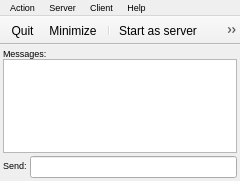
<?xml version="1.0" encoding="UTF-8"?>
<ui version="4.0">
 <class>NetC_window</class>
 <widget class="QMainWindow" name="NetC_window">
  <property name="geometry">
   <rect>
    <x>0</x>
    <y>0</y>
    <width>240</width>
    <height>181</height>
   </rect>
  </property>
  <property name="sizePolicy">
   <sizepolicy hsizetype="Expanding" vsizetype="Expanding">
    <horstretch>0</horstretch>
    <verstretch>0</verstretch>
   </sizepolicy>
  </property>
  <property name="windowTitle">
   <string>NetC</string>
  </property>
  <property name="windowIcon">
   <iconset resource="resource.qrc">
    <normaloff>:/icons/icons/NetC.ico</normaloff>:/icons/icons/NetC.ico</iconset>
  </property>
  <widget class="QWidget" name="centralwidget">
   <layout class="QGridLayout" name="gridLayout">
    <property name="leftMargin">
     <number>3</number>
    </property>
    <property name="topMargin">
     <number>3</number>
    </property>
    <property name="rightMargin">
     <number>3</number>
    </property>
    <property name="bottomMargin">
     <number>3</number>
    </property>
    <property name="spacing">
     <number>3</number>
    </property>
    <item row="0" column="0">
     <layout class="QVBoxLayout" name="verticalLayout_2">
      <property name="spacing">
       <number>0</number>
      </property>
      <item>
       <widget class="QLabel" name="l_messaggi">
        <property name="font">
         <font>
          <pointsize>7</pointsize>
         </font>
        </property>
        <property name="text">
         <string>Messages:</string>
        </property>
        <property name="buddy">
         <cstring>o_messaggi</cstring>
        </property>
       </widget>
      </item>
      <item>
       <widget class="QPlainTextEdit" name="o_messaggi">
        <property name="font">
         <font>
          <pointsize>7</pointsize>
         </font>
        </property>
        <property name="textInteractionFlags">
         <set>Qt::TextSelectableByKeyboard|Qt::TextSelectableByMouse</set>
        </property>
       </widget>
      </item>
     </layout>
    </item>
    <item row="1" column="0">
     <layout class="QFormLayout" name="formLayout">
      <item row="0" column="0">
       <widget class="QLabel" name="l_invia_messaggio">
        <property name="font">
         <font>
          <pointsize>7</pointsize>
         </font>
        </property>
        <property name="text">
         <string>Send:</string>
        </property>
        <property name="buddy">
         <cstring>e_invia_messaggio</cstring>
        </property>
       </widget>
      </item>
      <item row="0" column="1">
       <widget class="QLineEdit" name="e_invia_messaggio">
        <property name="font">
         <font>
          <pointsize>7</pointsize>
         </font>
        </property>
       </widget>
      </item>
     </layout>
    </item>
   </layout>
  </widget>
  <widget class="QToolBar" name="toolBar">
   <property name="windowTitle">
    <string>toolBar</string>
   </property>
   <property name="movable">
    <bool>false</bool>
   </property>
   <property name="iconSize">
    <size>
     <width>16</width>
     <height>16</height>
    </size>
   </property>
   <attribute name="toolBarArea">
    <enum>TopToolBarArea</enum>
   </attribute>
   <attribute name="toolBarBreak">
    <bool>false</bool>
   </attribute>
   <addaction name="actionExit"/>
   <addaction name="actionMinimize"/>
   <addaction name="separator"/>
   <addaction name="actionStart_as_server"/>
   <addaction name="actionClient_connection"/>
   <addaction name="separator"/>
   <addaction name="actionClear_my_chat"/>
   <addaction name="actionReduce_to_systray"/>
   <addaction name="actionMessage_systray"/>
   <addaction name="actionSplash_window"/>
   <addaction name="separator"/>
   <addaction name="actionPreferences"/>
  </widget>
  <widget class="QMenuBar" name="menuBar">
   <property name="geometry">
    <rect>
     <x>0</x>
     <y>0</y>
     <width>240</width>
     <height>18</height>
    </rect>
   </property>
   <property name="font">
    <font>
     <pointsize>7</pointsize>
    </font>
   </property>
   <widget class="QMenu" name="menuAs_Server">
    <property name="font">
     <font>
      <family>MS Shell Dlg 2</family>
      <pointsize>7</pointsize>
     </font>
    </property>
    <property name="title">
     <string>Server</string>
    </property>
   </widget>
   <widget class="QMenu" name="menuAs_Client">
    <property name="font">
     <font>
      <family>MS Shell Dlg 2</family>
      <pointsize>7</pointsize>
     </font>
    </property>
    <property name="title">
     <string>Client</string>
    </property>
   </widget>
   <widget class="QMenu" name="menuFile">
    <property name="font">
     <font>
      <pointsize>7</pointsize>
     </font>
    </property>
    <property name="title">
     <string>Action</string>
    </property>
    <addaction name="actionPreferences"/>
    <addaction name="separator"/>
    <addaction name="actionStart_as_server"/>
    <addaction name="actionClient_connection"/>
    <addaction name="separator"/>
    <addaction name="actionClear_my_chat"/>
    <addaction name="actionReduce_to_systray"/>
    <addaction name="actionSplash_window"/>
    <addaction name="actionMessage_systray"/>
    <addaction name="separator"/>
    <addaction name="actionZoom_in"/>
    <addaction name="actionZoom_Out"/>
    <addaction name="separator"/>
    <addaction name="actionMinimize"/>
    <addaction name="actionReset_window_position"/>
    <addaction name="actionHide_window_border"/>
    <addaction name="actionHide_toolbar"/>
    <addaction name="separator"/>
    <addaction name="actionExit"/>
   </widget>
   <widget class="QMenu" name="menuHelp">
    <property name="font">
     <font>
      <family>MS Shell Dlg 2</family>
      <pointsize>8</pointsize>
     </font>
    </property>
    <property name="title">
     <string>Help</string>
    </property>
    <addaction name="actionProgram_Info"/>
    <addaction name="actionHelp"/>
   </widget>
   <addaction name="menuFile"/>
   <addaction name="menuAs_Server"/>
   <addaction name="menuAs_Client"/>
   <addaction name="menuHelp"/>
  </widget>
  <action name="actionClear_my_chat">
   <property name="icon">
    <iconset resource="resource.qrc">
     <normaloff>:/icons/icons/clear.png</normaloff>:/icons/icons/clear.png</iconset>
   </property>
   <property name="text">
    <string>Clear my chat</string>
   </property>
   <property name="toolTip">
    <string>Clear my chat (F2 shortcut key)</string>
   </property>
   <property name="shortcut">
    <string>F2</string>
   </property>
  </action>
  <action name="actionReduce_to_systray">
   <property name="icon">
    <iconset resource="resource.qrc">
     <normaloff>:/icons/icons/systray.png</normaloff>:/icons/icons/systray.png</iconset>
   </property>
   <property name="text">
    <string>Reduce to systray</string>
   </property>
   <property name="toolTip">
    <string>Reduce to systray (F3 shortcut key)</string>
   </property>
   <property name="shortcut">
    <string>F3</string>
   </property>
  </action>
  <action name="actionProgram_Info">
   <property name="icon">
    <iconset resource="resource.qrc">
     <normaloff>:/icons/icons/info.png</normaloff>:/icons/icons/info.png</iconset>
   </property>
   <property name="text">
    <string>Program Info</string>
   </property>
   <property name="toolTip">
    <string>Program Info</string>
   </property>
   <property name="font">
    <font>
     <pointsize>7</pointsize>
    </font>
   </property>
  </action>
  <action name="actionSplash_window">
   <property name="checkable">
    <bool>true</bool>
   </property>
   <property name="icon">
    <iconset resource="resource.qrc">
     <normaloff>:/icons/icons/exclamation.png</normaloff>:/icons/icons/exclamation.png</iconset>
   </property>
   <property name="text">
    <string>Splash window</string>
   </property>
   <property name="toolTip">
    <string>Activate splash window when receive a message (F4 shortcut key)</string>
   </property>
   <property name="shortcut">
    <string>F4</string>
   </property>
  </action>
  <action name="actionPreferences">
   <property name="icon">
    <iconset resource="resource.qrc">
     <normaloff>:/icons/icons/gears.png</normaloff>:/icons/icons/gears.png</iconset>
   </property>
   <property name="text">
    <string>Preferences</string>
   </property>
   <property name="toolTip">
    <string>Preferences</string>
   </property>
   <property name="font">
    <font>
     <pointsize>7</pointsize>
    </font>
   </property>
  </action>
  <action name="actionStart_as_server">
   <property name="icon">
    <iconset resource="resource.qrc">
     <normaloff>:/icons/icons/create_server.png</normaloff>:/icons/icons/create_server.png</iconset>
   </property>
   <property name="text">
    <string>Start as server</string>
   </property>
   <property name="toolTip">
    <string>Starts waiting service</string>
   </property>
   <property name="shortcut">
    <string>F10</string>
   </property>
  </action>
  <action name="actionClient_connection">
   <property name="icon">
    <iconset resource="resource.qrc">
     <normaloff>:/icons/icons/call.png</normaloff>:/icons/icons/call.png</iconset>
   </property>
   <property name="text">
    <string>Client connection</string>
   </property>
   <property name="toolTip">
    <string>Connect to a waiting service</string>
   </property>
   <property name="shortcut">
    <string>F11</string>
   </property>
  </action>
  <action name="actionMinimize">
   <property name="icon">
    <iconset resource="resource.qrc">
     <normaloff>:/icons/icons/window.png</normaloff>:/icons/icons/window.png</iconset>
   </property>
   <property name="text">
    <string>Minimize</string>
   </property>
   <property name="toolTip">
    <string>Minimize (F1 shortcut key)</string>
   </property>
   <property name="shortcut">
    <string>F1</string>
   </property>
  </action>
  <action name="actionExit">
   <property name="icon">
    <iconset resource="resource.qrc">
     <normaloff>:/icons/icons/kill.png</normaloff>:/icons/icons/kill.png</iconset>
   </property>
   <property name="text">
    <string>Quit</string>
   </property>
  </action>
  <action name="actionReset_window_position">
   <property name="icon">
    <iconset resource="resource.qrc">
     <normaloff>:/icons/icons/window2.png</normaloff>:/icons/icons/window2.png</iconset>
   </property>
   <property name="text">
    <string>Reset window position</string>
   </property>
  </action>
  <action name="actionMessage_systray">
   <property name="checkable">
    <bool>true</bool>
   </property>
   <property name="icon">
    <iconset resource="resource.qrc">
     <normaloff>:/icons/icons/message.png</normaloff>:/icons/icons/message.png</iconset>
   </property>
   <property name="text">
    <string>Message when MCnet is on systray</string>
   </property>
   <property name="toolTip">
    <string>Message when MCnet is on systray</string>
   </property>
  </action>
  <action name="actionHide_toolbar">
   <property name="checkable">
    <bool>true</bool>
   </property>
   <property name="icon">
    <iconset resource="resource.qrc">
     <normaloff>:/icons/icons/hide_toolbar.png</normaloff>:/icons/icons/hide_toolbar.png</iconset>
   </property>
   <property name="text">
    <string>Show/Hide toolbar</string>
   </property>
  </action>
  <action name="actionZoom_in">
   <property name="icon">
    <iconset resource="resource.qrc">
     <normaloff>:/icons/icons/zoom_avanti.png</normaloff>:/icons/icons/zoom_avanti.png</iconset>
   </property>
   <property name="text">
    <string>Zoom In</string>
   </property>
   <property name="shortcut">
    <string>Ctrl++</string>
   </property>
  </action>
  <action name="actionZoom_Out">
   <property name="icon">
    <iconset resource="resource.qrc">
     <normaloff>:/icons/icons/zoom_indietro.png</normaloff>:/icons/icons/zoom_indietro.png</iconset>
   </property>
   <property name="text">
    <string>Zoom Out</string>
   </property>
   <property name="shortcut">
    <string>Ctrl+-</string>
   </property>
  </action>
  <action name="actionHelp">
   <property name="icon">
    <iconset resource="resource.qrc">
     <normaloff>:/icons/icons/help.png</normaloff>:/icons/icons/help.png</iconset>
   </property>
   <property name="text">
    <string>Help</string>
   </property>
   <property name="font">
    <font>
     <pointsize>7</pointsize>
    </font>
   </property>
  </action>
  <action name="actionHide_window_border">
   <property name="icon">
    <iconset resource="resource.qrc">
     <normaloff>:/icons/icons/square.png</normaloff>:/icons/icons/square.png</iconset>
   </property>
   <property name="text">
    <string>Show/Hide window border</string>
   </property>
  </action>
 </widget>
 <tabstops>
  <tabstop>o_messaggi</tabstop>
  <tabstop>e_invia_messaggio</tabstop>
 </tabstops>
 <resources>
  <include location="resource.qrc"/>
 </resources>
 <connections>
  <connection>
   <sender>e_invia_messaggio</sender>
   <signal>returnPressed()</signal>
   <receiver>NetC_window</receiver>
   <slot>slot_invia_il_messaggio()</slot>
   <hints>
    <hint type="sourcelabel">
     <x>157</x>
     <y>181</y>
    </hint>
    <hint type="destinationlabel">
     <x>198</x>
     <y>185</y>
    </hint>
   </hints>
  </connection>
  <connection>
   <sender>actionProgram_Info</sender>
   <signal>triggered()</signal>
   <receiver>NetC_window</receiver>
   <slot>slot_program_info()</slot>
   <hints>
    <hint type="sourcelabel">
     <x>-1</x>
     <y>-1</y>
    </hint>
    <hint type="destinationlabel">
     <x>134</x>
     <y>185</y>
    </hint>
   </hints>
  </connection>
  <connection>
   <sender>actionPreferences</sender>
   <signal>triggered()</signal>
   <receiver>NetC_window</receiver>
   <slot>slot_preferences()</slot>
   <hints>
    <hint type="sourcelabel">
     <x>-1</x>
     <y>-1</y>
    </hint>
    <hint type="destinationlabel">
     <x>134</x>
     <y>185</y>
    </hint>
   </hints>
  </connection>
  <connection>
   <sender>actionClear_my_chat</sender>
   <signal>triggered()</signal>
   <receiver>NetC_window</receiver>
   <slot>slot_pulisci_chat()</slot>
   <hints>
    <hint type="sourcelabel">
     <x>-1</x>
     <y>-1</y>
    </hint>
    <hint type="destinationlabel">
     <x>134</x>
     <y>185</y>
    </hint>
   </hints>
  </connection>
  <connection>
   <sender>actionStart_as_server</sender>
   <signal>triggered()</signal>
   <receiver>NetC_window</receiver>
   <slot>slot_crea_server_chat()</slot>
   <hints>
    <hint type="sourcelabel">
     <x>-1</x>
     <y>-1</y>
    </hint>
    <hint type="destinationlabel">
     <x>203</x>
     <y>185</y>
    </hint>
   </hints>
  </connection>
  <connection>
   <sender>actionReduce_to_systray</sender>
   <signal>triggered()</signal>
   <receiver>NetC_window</receiver>
   <slot>slot_riduci_a_systray()</slot>
   <hints>
    <hint type="sourcelabel">
     <x>-1</x>
     <y>-1</y>
    </hint>
    <hint type="destinationlabel">
     <x>165</x>
     <y>185</y>
    </hint>
   </hints>
  </connection>
  <connection>
   <sender>actionClient_connection</sender>
   <signal>triggered()</signal>
   <receiver>NetC_window</receiver>
   <slot>slot_crea_client_chat()</slot>
   <hints>
    <hint type="sourcelabel">
     <x>-1</x>
     <y>-1</y>
    </hint>
    <hint type="destinationlabel">
     <x>165</x>
     <y>185</y>
    </hint>
   </hints>
  </connection>
  <connection>
   <sender>actionMinimize</sender>
   <signal>triggered()</signal>
   <receiver>NetC_window</receiver>
   <slot>showMinimized()</slot>
   <hints>
    <hint type="sourcelabel">
     <x>-1</x>
     <y>-1</y>
    </hint>
    <hint type="destinationlabel">
     <x>165</x>
     <y>185</y>
    </hint>
   </hints>
  </connection>
  <connection>
   <sender>actionExit</sender>
   <signal>triggered()</signal>
   <receiver>NetC_window</receiver>
   <slot>close()</slot>
   <hints>
    <hint type="sourcelabel">
     <x>-1</x>
     <y>-1</y>
    </hint>
    <hint type="destinationlabel">
     <x>165</x>
     <y>185</y>
    </hint>
   </hints>
  </connection>
  <connection>
   <sender>actionZoom_in</sender>
   <signal>triggered()</signal>
   <receiver>NetC_window</receiver>
   <slot>slot_zoom_in()</slot>
   <hints>
    <hint type="sourcelabel">
     <x>-1</x>
     <y>-1</y>
    </hint>
    <hint type="destinationlabel">
     <x>117</x>
     <y>94</y>
    </hint>
   </hints>
  </connection>
  <connection>
   <sender>actionZoom_Out</sender>
   <signal>triggered()</signal>
   <receiver>NetC_window</receiver>
   <slot>slot_zoom_out()</slot>
   <hints>
    <hint type="sourcelabel">
     <x>-1</x>
     <y>-1</y>
    </hint>
    <hint type="destinationlabel">
     <x>117</x>
     <y>94</y>
    </hint>
   </hints>
  </connection>
  <connection>
   <sender>actionHelp</sender>
   <signal>triggered()</signal>
   <receiver>NetC_window</receiver>
   <slot>slot_help()</slot>
   <hints>
    <hint type="sourcelabel">
     <x>-1</x>
     <y>-1</y>
    </hint>
    <hint type="destinationlabel">
     <x>117</x>
     <y>94</y>
    </hint>
   </hints>
  </connection>
 </connections>
 <slots>
  <slot>slot_program_info()</slot>
  <slot>slot_preferences()</slot>
  <slot>slot_pulisci_chat()</slot>
  <slot>slot_crea_server_chat()</slot>
  <slot>slot_invia_il_messaggio()</slot>
  <slot>slot_riduci_a_systray()</slot>
  <slot>slot_crea_client_chat()</slot>
  <slot>slot_zoom_in()</slot>
  <slot>slot_zoom_out()</slot>
  <slot>slot_help()</slot>
 </slots>
</ui>
